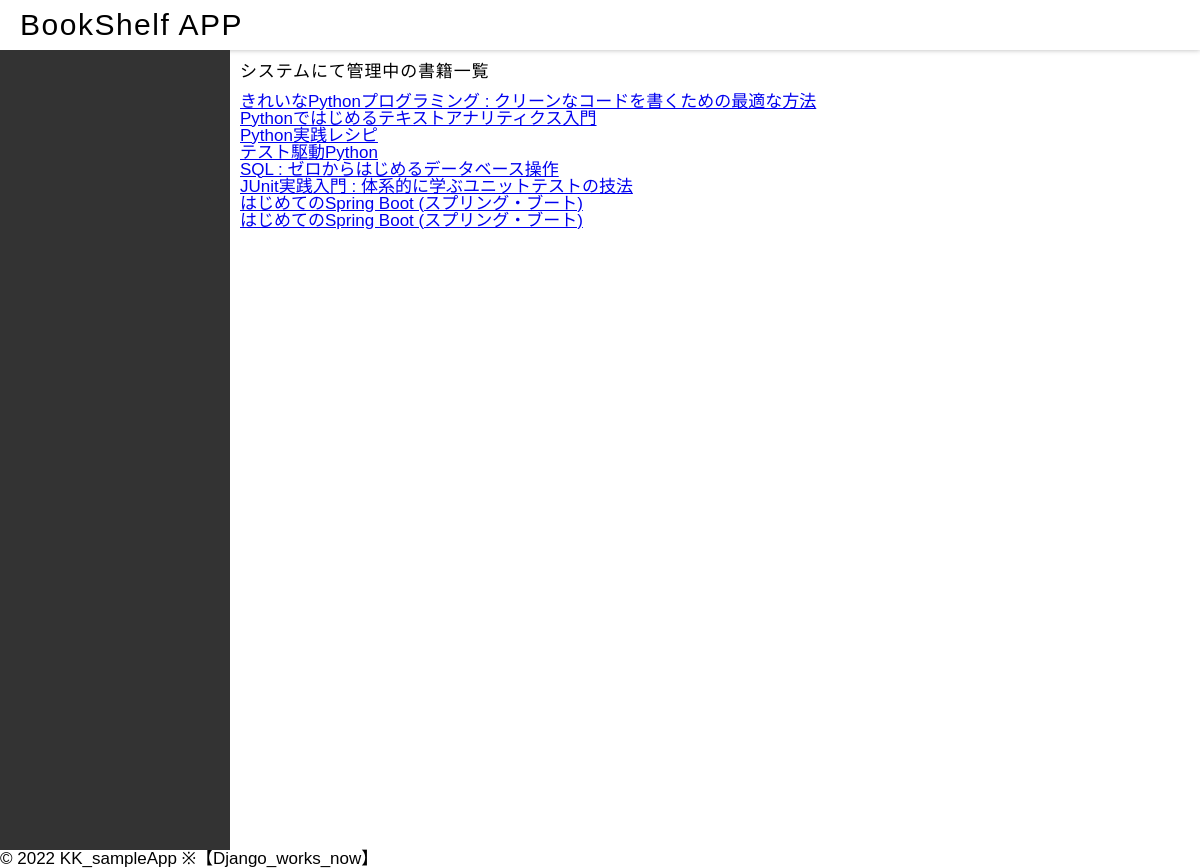
/sample/sample, run on an earlier commit of the app's database.
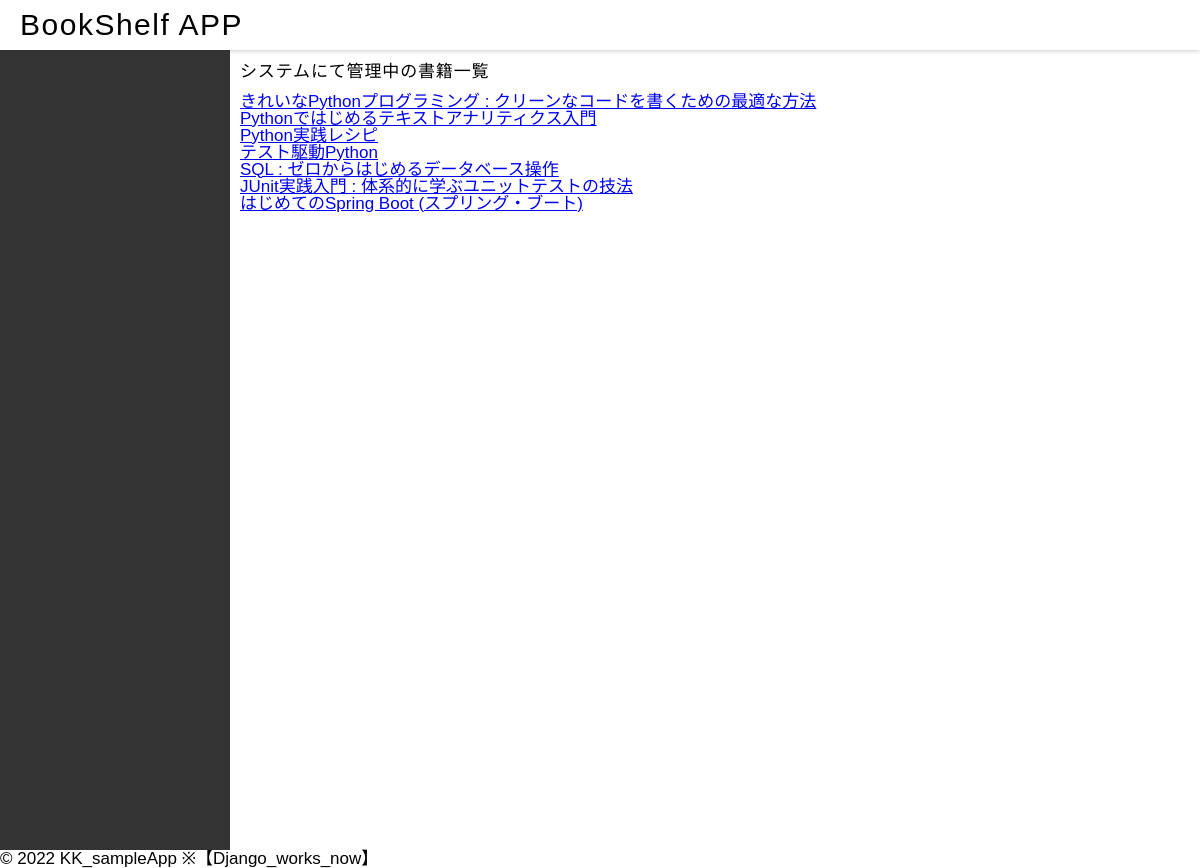
And on a later commit of the database.
### books/models.py (models this page shows, shortened)
class Book(models.Model):
    isbn = models.BigIntegerField()
    title = models.CharField(max_length=255)
    creator = models.CharField(max_length=255)
    publisher = models.CharField(max_length=255)
    subject = models.CharField(max_length=255)

### books/views.py (the view)
# urls.py: path('sample', views.index, name='index'),
def index(request):
    queryset = Book.objects.all()
    context = {'book_list': queryset}
    return render(request, 'books/index.html', context)

### books/templates/books/index.html (shortened to what this page needs)
{% extends 'books/base.html' %}
{% block content %}
<div id="outer">
<div id="contents">
    {% if book_list %}
    <p>システムにて管理中の書籍一覧</p>
    <ul>
    {% for book in book_list %}
        <li><a href="/books/sample/{{ book.id }}/">{{ book.title }}</a></li>
    {% endfor %}
    </ul>
    {% elif results %}
    <p>{{results|linebreaksbr}}</p>
    <br>
    <p>次の操作に進む場合、左のダッシュボードアイコンからお進みください.</p>
    {% else %}
    <p>左のダッシュボードアイコンからお進みください.</p>
    {% endif %}
</div>
{% endblock %}

What changed in the data, as far as the page shows it:
removed Book: title "はじめてのSpring Boot (スプリング・ブート)"
